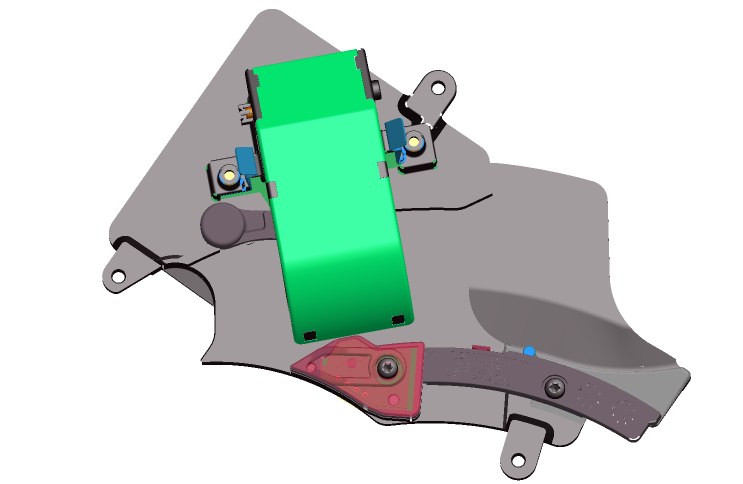
#> input picture EMP.png, 1485 x 968 px (shown at 1/2 size)
$ python analyse_image.py
#> lines starting #> are read from the running program, lines starting #| are printed output that depends on the picture; after the words box and inside, x2 and y2 are one past the last pixel; in counts of white or black regions, pixels touching at a corner belong together
import cv2
import numpy as np

img = cv2.imread('EMP.png', cv2.IMREAD_COLOR)
#> img is the input picture: shape (968, 1485, 3); mean B, G, R 205.4, 213.1, 198.8
px = img[550, 500]
#> px = [158, 156, 163]

# Region of image = white
roi = img[550:600, 500:550] = [255,255,255]
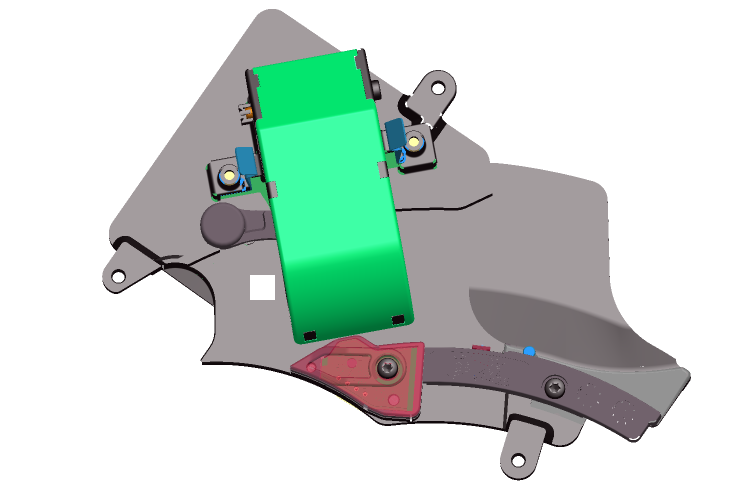
#> img: shape (968, 1485, 3) (shown at 1/2 size); 0.17% of pixels changed, all inside (x1, y1, x2, y2) = (500, 550, 550, 600)
# move roi
emp_green = img[650:700, 550:600]
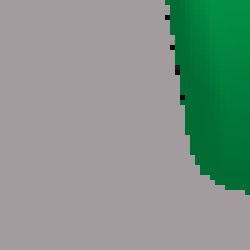
#> emp_green: shape (50, 50, 3) (shown 5 times larger); mean B, G, R 137.5, 148.4, 130.1
img[150:200, 150:200] = emp_green
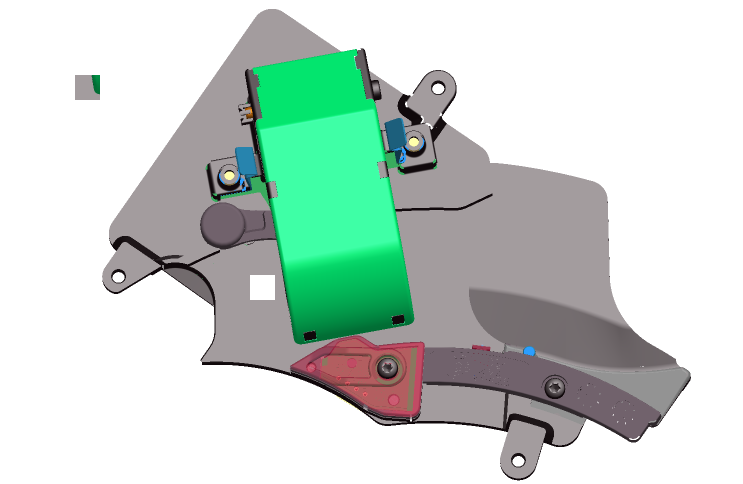
#> img: shape (968, 1485, 3) (shown at 1/2 size); 0.17% of pixels changed, all inside (x1, y1, x2, y2) = (150, 150, 200, 200)

cv2.imshow('image', img)
cv2.waitKey(0)
cv2.destroyAllWindows()
